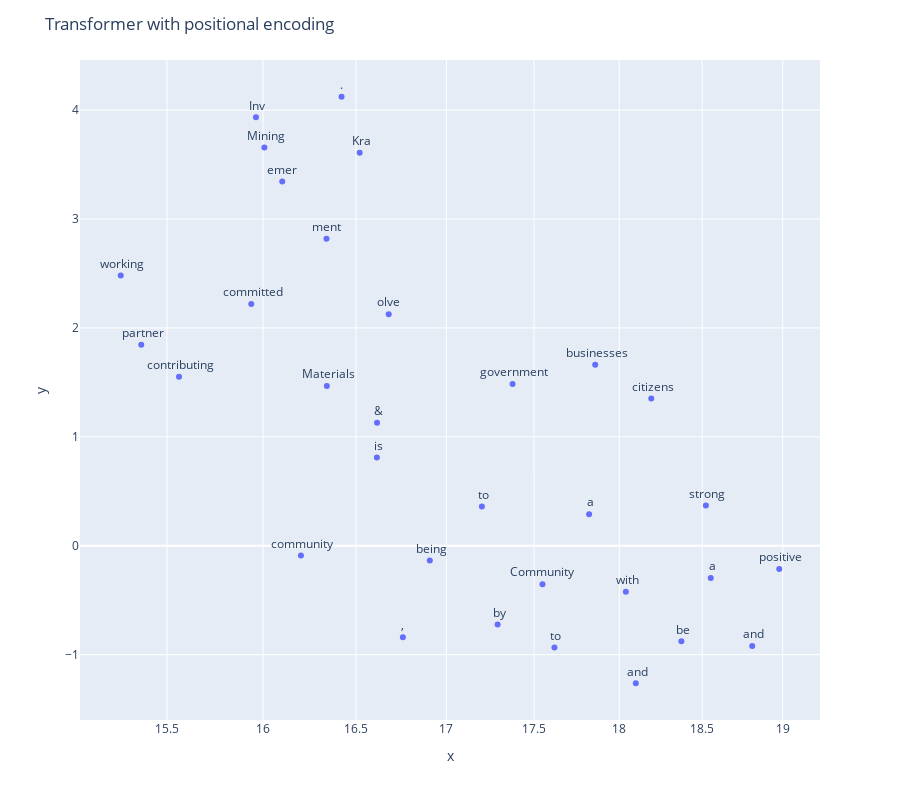

Here is the notebook cell this chart was saved with:
### Code cell
tokens = sample_tokens_np[:context]
plot_embedding(token_emb_pos(model_a, tokens), tokens, title="Transformer with positional encoding")

### Figure 1 — Plotly figure (JSON) as saved in the notebook; plotly's stock layout.template omitted (floating-point values rounded to 4 significant figures)
{"data": [{"hovertemplate": "x=%{x}<br>y=%{y}<br>text=%{text}<extra></extra>", "legendgroup": "", "marker": {"color": "#636efa", "symbol": "circle"}, "mode": "markers+text", "name": "", "orientation": "v", "showlegend": false, "text": ["Community", " Inv", "olve", "ment", ".", " Kra", "emer", " Mining", " &", " Materials", " is", " committed", " to", " being", " a", " strong", " community", " partner", " by", " working", " with", " citizens", ",", " businesses", " and", " government", " to", " be", " a", " positive", " and", " contributing"], "textposition": "top center", "type": "scatter", "x": [17.55, 15.96, 16.68, 16.34, 16.42, 16.52, 16.1, 16.01, 16.61, 16.34, 16.61, 15.94, 17.2, 16.91, 17.82, 18.52, 16.2, 15.37, 17.29, 15.26, 18.04, 18.19, 16.76, 17.86, 18.1, 17.38, 17.62, 18.37, 18.55, 18.98, 18.81, 15.56], "xaxis": "x", "y": [-0.3535, 3.934, 2.126, 2.819, 4.123, 3.609, 3.344, 3.656, 1.129, 1.466, 0.8102, 2.22, 0.3613, -0.1349, 0.2903, 0.3699, -0.09009, 1.847, -0.7243, 2.481, -0.4232, 1.353, -0.8402, 1.662, -1.263, 1.484, -0.9353, -0.8777, -0.296, -0.2127, -0.9205, 1.552], "yaxis": "y"}], "layout": {"height": 800, "legend": {"tracegroupgap": 0}, "margin": {"t": 60}, "title": {"text": "Transformer with positional encoding"}, "xaxis": {"anchor": "y", "domain": [0, 1], "title": {"text": "x"}, "type": "log"}, "yaxis": {"anchor": "x", "domain": [0, 1], "title": {"text": "y"}}}}
